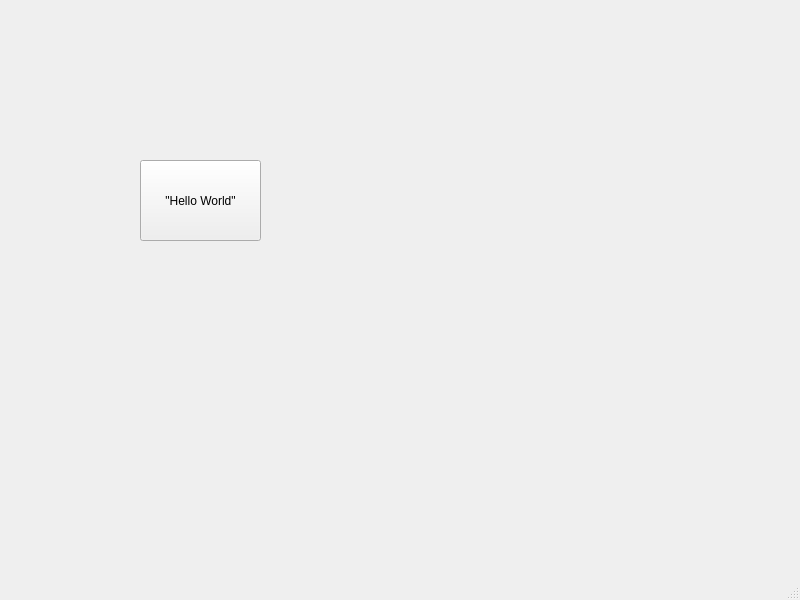
<?xml version="1.0" encoding="UTF-8"?>
<ui version="4.0">
 <class>MainWindow</class>
 <widget class="QMainWindow" name="MainWindow">
  <property name="geometry">
   <rect>
    <x>0</x>
    <y>0</y>
    <width>800</width>
    <height>600</height>
   </rect>
  </property>
  <property name="windowTitle">
   <string>MainWindow</string>
  </property>
  <widget class="QWidget" name="centralwidget">
   <widget class="QPushButton" name="pushButton">
    <property name="geometry">
     <rect>
      <x>140</x>
      <y>160</y>
      <width>121</width>
      <height>81</height>
     </rect>
    </property>
    <property name="text">
     <string>&quot;Hello World&quot;</string>
    </property>
   </widget>
  </widget>
  <widget class="QMenuBar" name="menubar">
   <property name="geometry">
    <rect>
     <x>0</x>
     <y>0</y>
     <width>800</width>
     <height>21</height>
    </rect>
   </property>
  </widget>
  <widget class="QStatusBar" name="statusbar"/>
 </widget>
 <resources/>
 <connections/>
</ui>
